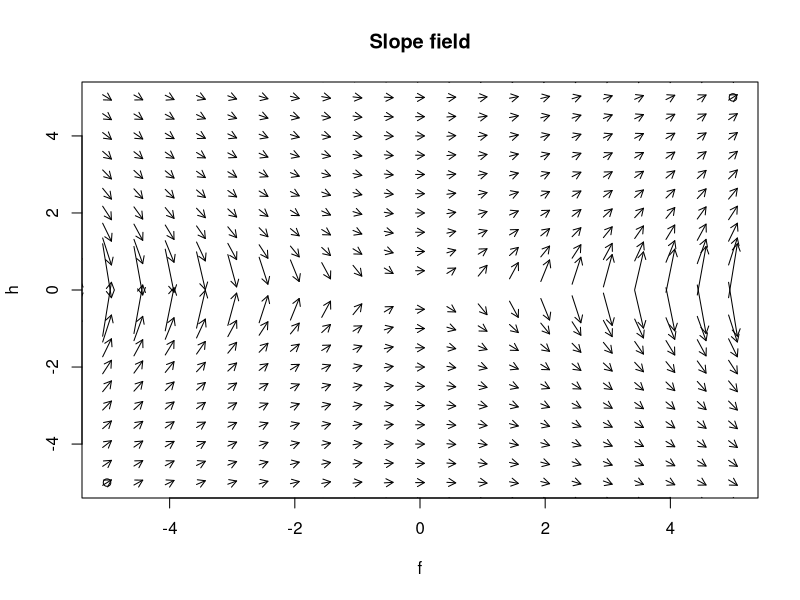

The R script that drew this image:
# Our differential equation
diff <- function(x,y)
{
    return(x/y) #Try also x+y
}

# Line function
TheLine <- function(x1,y1,slp,d)
{
    z = slope*(d-x1)+y1
    return(z)
}

# Domains
x = seq(-20,20,0.5)
y = seq(-20,20,0.5)

# Points to draw our graph
f = c(-5,5) 
h = c(-5,5)
plot(f,h,main="Slope field")


# Let's generate the slope field
for(j in x)
{
    for(k in y)
    {
        slope = diff(j,k)
        domain = seq(j-0.07,j+0.07,0.14)
        z = TheLine(j,k,slope,domain)
        arrows(domain[1],z[1],domain[2],z[2],length=0.08)
    }
}
